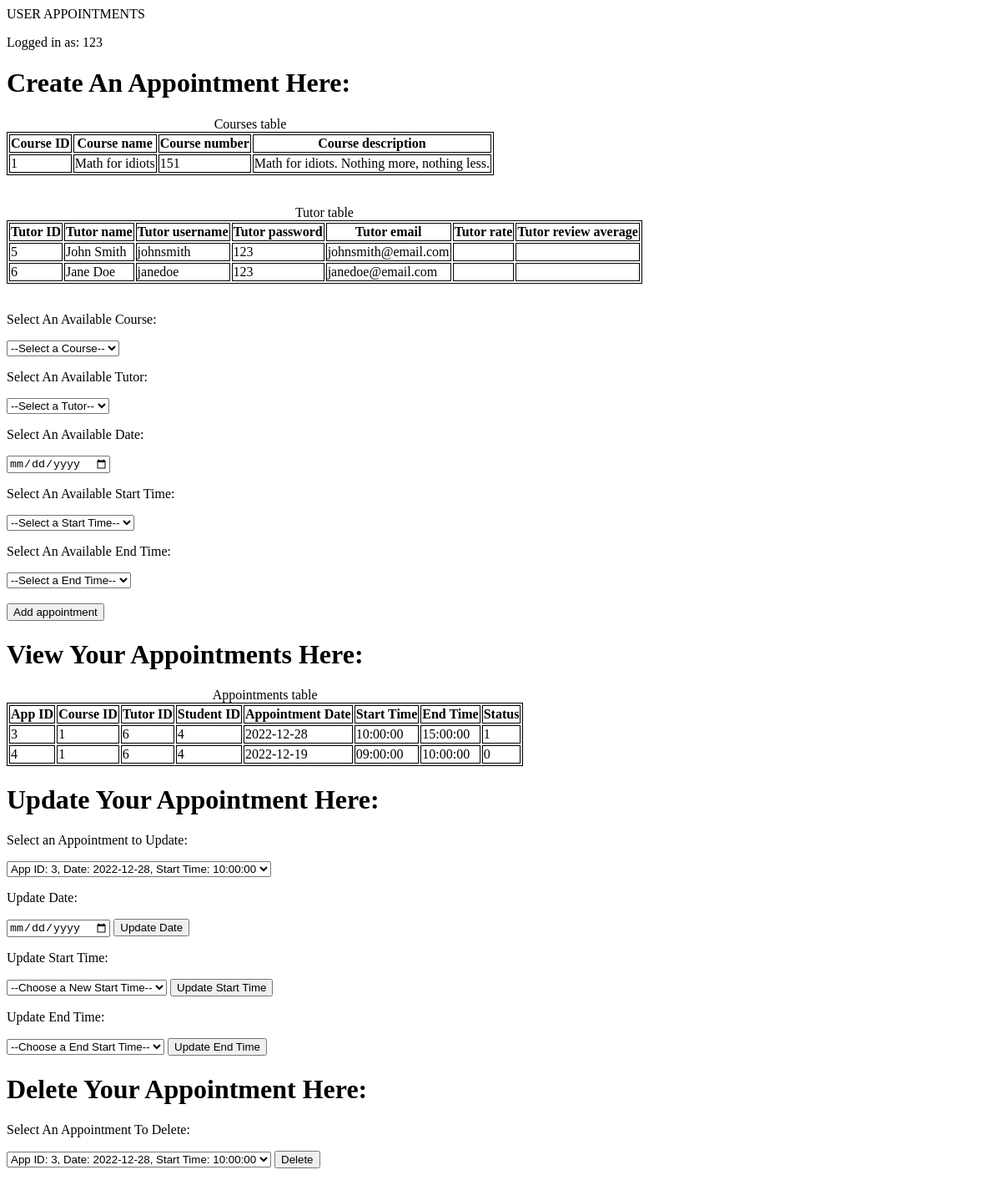
The page /userFiles/userAppointment.php (signed in) on the database as committed earlier.
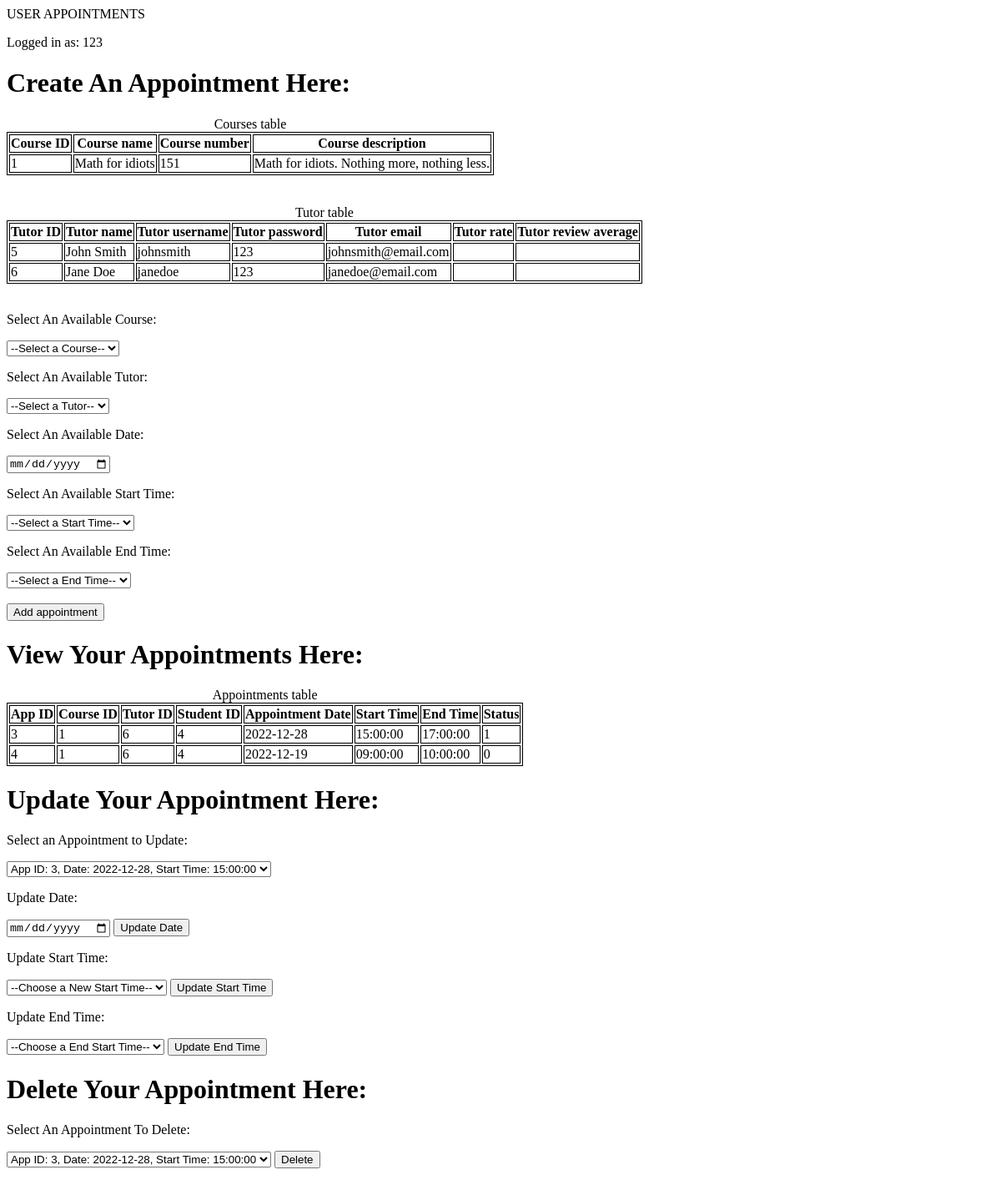
The same page on the database as committed later.
### tables this page shows
CREATE TABLE `courses` (
  `course_id` int(11) NOT NULL,
  `course_name` text NOT NULL,
  `course_num` int(11) NOT NULL,
  `course_desc` text NOT NULL
);

CREATE TABLE `tutor` (
  `user_id` int(11) NOT NULL,
  `rate` double DEFAULT NULL,
  `review_avrg` double DEFAULT NULL,
  `is_admin` tinyint(1) NOT NULL DEFAULT '0'
);

CREATE TABLE `user` (
  `user_id` int(11) NOT NULL,
  `password` text NOT NULL,
  `user_fname` text NOT NULL,
  `user_lname` text NOT NULL,
  `username` text NOT NULL,
  `email` text NOT NULL,
  `is_tutor` int(11) NOT NULL DEFAULT '0'
);

CREATE TABLE `appointments` (
  `app_id` int(11) NOT NULL,
  `course_id` int(11) NOT NULL,
  `tutor_id` int(11) NOT NULL,
  `student_id` int(11) NOT NULL,
  `appoint_date` date NOT NULL,
  `appoint_start_time` time NOT NULL,
  `appoint_end_time` time NOT NULL,
  `description` text,
  `status` tinyint(1) NOT NULL DEFAULT '2'
);

### userFiles/appointmentBackend.php (the view, shortened to what this page needs)
<?php
$link = mysqli_connect(DB_SERVER, DB_USERNAME, DB_PASSWORD, DB_NAME);
$student_username = $_SESSION["username"];
$query = "SELECT user_id FROM user WHERE username = '$student_username' LIMIT 1";
$result = mysqli_query($link, $query);
$student_id = mysqli_fetch_assoc($result)["user_id"];
$tutor_table = "";
$payload = "SELECT user.user_id, user.user_fname, user.user_lname, user.username, user.password, user.email, tutor.rate, tutor.review_avrg FROM user INNER JOIN tutor ON user.user_id = tutor.user_id";
$result = mysqli_query($link, $payload);
if (mysqli_num_rows($result) > 0) {
	$tutor_table .= "<table><caption>Tutor table</caption><tr><th>Tutor ID</th><th>Tutor name</th><th>Tutor username</th><th>Tutor password</th><th>Tutor email</th><th>Tutor rate</th><th>Tutor review average</th></tr>";
	while ($row = mysqli_fetch_assoc($result)) {
		$tutor_table .= "<tr><td>".$row["user_id"]."</td><td>".$row["user_fname"]." ".$row["user_lname"]."</td><td>".$row["username"]."</td><td>".$row["password"]."</td><td>".$row["email"]."</td><td>".$row["rate"]."</td><td>".$row["review_avrg"]."</td></tr>";
	}
	$tutor_table .= "</table>";
}
else
{
	$tutor_table .= "<table><caption>Tutor table</caption><tr><th>Tutor ID</th><th>Tutor name</th><th>Tutor username</th><th>Tutor password</th><th>Tutor email</th><th>Tutor rate</th><th>Tutor review average</th></tr>";
	$tutor_table .= "<p>0 results</p>";
}
$course_table = "";
$payload = "SELECT * FROM courses";
$result = mysqli_query($link, $payload);
if (mysqli_num_rows($result) > 0) {
	$course_table .= "<table><caption>Courses table</caption><tr><th>Course ID</th><th>Course name</th><th>Course number</th><th>Course description</th></tr>";
	while ($row = mysqli_fetch_assoc($result)) {
		$course_table .= "<tr><td>".$row["course_id"]."</td><td>".$row["course_name"]."</td><td>".$row["course_num"]."</td><td>".$row["course_desc"]."</td></tr>";
	}
	$course_table .= "</table>";
}
else
{
	$course_table .= "<table><caption>Courses table</caption><tr><th>Course ID</th><th>Course name</th><th>Course number</th><th>Course description</th></tr>";
	$course_table .= "<p>0 results</p>";
}
$users_appointments_table = "";
$query = "SELECT * FROM appointments WHERE student_id='$student_id'";
$result = mysqli_query($link, $query);
if (mysqli_num_rows($result) > 0) {
    $users_appointments_table .= "<table><caption>Appointments table</caption><tr><th>App ID</th><th>Course ID</th><th>Tutor ID</th><th>Student ID</th><th>Appointment Date</th><th>Start Time</th><th>End Time</th><th>Status</th></tr>";
	while ($row = mysqli_fetch_assoc($result)) {
		$users_appointments_table .= "<tr>  <td>".$row["app_id"]."</td> <td>".$row["course_id"]."</td> <td> ".$row["tutor_id"]."</td> <td>".$row["student_id"]."</td> <td>".$row["appoint_date"]."</td> <td>".$row["appoint_start_time"]."</td> <td>".$row["appoint_end_time"]."</td> <td>".$row["status"]."</td></tr>";
	}
	$users_appointments_table .= "</table>";
}
else
{
    $users_appointments_table .= "<table><caption>Appointments table</caption><tr><th>App ID</th><th>Course ID</th><th>Tutor ID</th><th>Student ID</th><th>Appointment Date</th><th>Start Time</th><th>End Time</th><th>Status</th></tr>";
	$users_appointments_table .= "<p>0 results</p>";
}
$query = "SELECT app_id,appoint_date,appoint_start_time FROM appointments WHERE student_id='$student_id'";
$bookedAppointments = array();
if ($stmt = mysqli_prepare($link, $query)) {
    mysqli_stmt_execute($stmt);
    mysqli_stmt_bind_result($stmt, $id, $date, $time);
    while (mysqli_stmt_fetch($stmt)) {
        $string =  "App ID: $id, Date: $date, Start Time: $time";
        $bookedAppointments[] = $string;
    }
}
?>

### userFiles/userAppointment.php (shortened to what this page needs)
<?php include('appointmentBackend.php');
 ?>
<!DOCTYPE html>
<html>
<head><title>Appointments</title></head>
<body>
<head>USER APPOINTMENTS</head>
<?php echo "<p>Logged in as: " . $_SESSION["username"] . "</p>";?>
<h1>Create An Appointment Here:</h1>
<?php echo $course_table; ?>
<?php echo $tutor_table; ?>
<p> Select An Available Course: </p>
<form method="post" action="userAppointment.php">
<select name="availCourses" id="availCourses">
<option value=""> --Select a Course-- </option>
</select>
<br>
<p> Select An Available Tutor: </p>
<select name="availTutor">
<option value=""> --Select a Tutor-- </option>
</select>
<br>
<p> Select An Available Date: </p>
<input type = "date" name = "availDate">
<br>
<p> Select An Available Start Time: </p>
<select name="availStartTime">
<option value=""> --Select a Start Time-- </option>
</select>
<br>
<p> Select An Available End Time: </p>
<select name="availEndTime">
<option value=""> --Select a End Time-- </option>
</select>
<br><br>
<button type="submit" class="btn" name="add_appointment">Add appointment</button>
<h1> View Your Appointments Here: </h1>
<?php echo $users_appointments_table; ?>
<h1> Update Your Appointment Here: </h1>
<p1> Select an Appointment to Update: </p>
<form method="post" action="userAppointment.php">
<select name="apptToUpdate">
<?php
        foreach($bookedAppointments as $thisAppt){
            echo "<option value='$thisAppt'> $thisAppt </option>";
        }
        ?>
</select>
</form>
<p> Update Date: </p>
<input type = "date" name = "updatedDate">
<button type="submit" class="btn" name="update_date">Update Date</button>
</form>
<p> Update Start Time: </p>
<form method="post" action="userAppointment.php">
<select name="newStartTime">
<option value=""> --Choose a New Start Time-- </option>
</select>
<input name="update_start_time" type="submit" value="Update Start Time">
</form>
<p> Update End Time: </p>
<form method="post" action="userAppointment.php">
<select name="newEndTime">
<option value=""> --Choose a End Start Time-- </option>
</select>
<input name="update_end_time" type="submit" value="Update End Time">
</form>
<h1> Delete Your Appointment Here: </h1>
<p> Select An Appointment To Delete: </p>
<form method="post" action="userAppointment.php">
<select name="apptToDelete">
<?php
        foreach($bookedAppointments as $thisAppt){
            echo "<option value='$thisAppt'> $thisAppt </option>";
        }
        ?>
</select>
<input name="delete_appointment" type="submit" value="Delete">
</form>
<br>
</body>
</html>

### userFiles/userAppointment.php (style rules this page uses)
table, th, td { border: 1px solid; }

Rows that differ between the two databases and show on the page:
changed appointments id 3: appoint_start_time "10:00:00" → "15:00:00"; appoint_end_time "15:00:00" → "17:00:00"
Other text that changed with them:
form field apptToUpdate: "App ID: 3, Date: 2022-12-28, Start Time: 10:00:00" → "App ID: 3, Date: 2022-12-28, Start Time: 15:00:00"
form field apptToDelete: "App ID: 3, Date: 2022-12-28, Start Time: 10:00:00" → "App ID: 3, Date: 2022-12-28, Start Time: 15:00:00"
